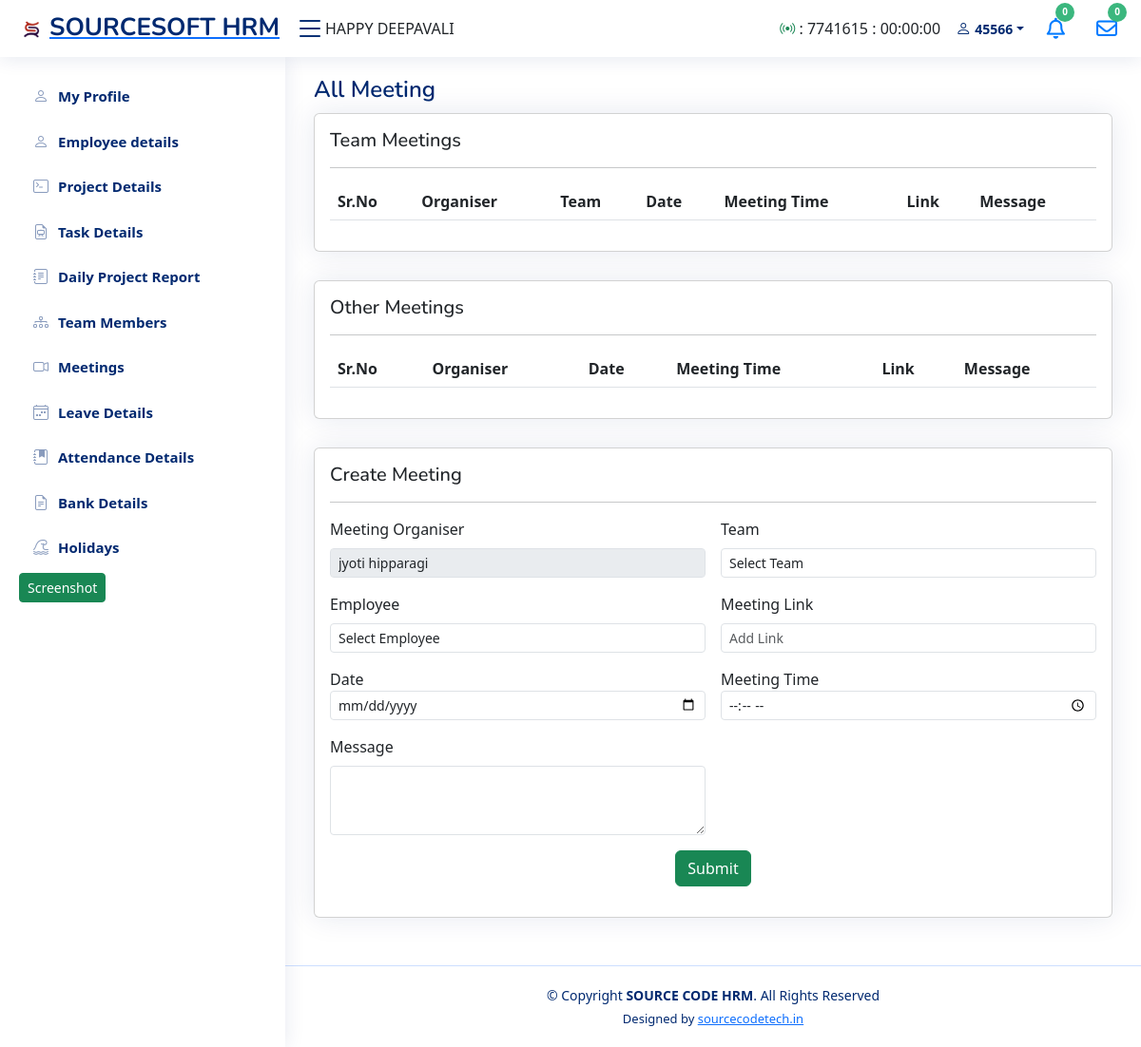
The app's page /sourcesoft/employee_dashboard/emp_meeting.php (signed in) with its own data.
### tables this page shows
CREATE TABLE `notice` (
  `id` int(11) NOT NULL,
  `notice` varchar(500) NOT NULL
);

CREATE TABLE `emp_details` (
  `id` int(90) NOT NULL,
  `fname` varchar(100) NOT NULL,
  `empid` varchar(50) NOT NULL,
  `email` varchar(50) NOT NULL,
  `phno` varchar(12) NOT NULL,
  `username` varchar(50) NOT NULL,
  `pass` varchar(50) NOT NULL,
  `department` varchar(50) NOT NULL,
  `position` varchar(50) NOT NULL,
  `proname` varchar(200) NOT NULL,
  `sdate` varchar(40) NOT NULL,
  `edate` varchar(40) NOT NULL,
  `man` varchar(50) NOT NULL,
  `jdate` varchar(10) NOT NULL,
  `bdate` varchar(10) NOT NULL,
  `add` varchar(200) NOT NULL,
  `edu` varchar(40) NOT NULL,
  `about` text NOT NULL,
  `skills` varchar(50) NOT NULL,
  `status` varchar(255) NOT NULL,
  `last_act` datetime NOT NULL,
  `twitter` varchar(100) NOT NULL,
  `facebook` varchar(100) NOT NULL,
  `instagram` varchar(100) NOT NULL,
  `linkedin` varchar(100) NOT NULL,
  `profile_pic` varchar(300) NOT NULL,
  `adhar_card` varchar(300) NOT NULL,
  `pan_card` varchar(300) NOT NULL
);

### sourcesoft/employee_dashboard/emp_meeting.php (the view, shortened to what this page needs)
<?php
include 'connection.php';
?>
<!DOCTYPE html>
<html lang="en">
<head>
    <link href="https://cdn.jsdelivr.net/npm/bootstrap@5.3.2/dist/css/bootstrap.min.css" rel="stylesheet">
    <link rel="stylesheet" href="https://cdnjs.cloudflare.com/ajax/libs/font-awesome/4.7.0/css/font-awesome.min.css">
    <link href="assets/vendor/bootstrap/css/bootstrap.min.css" rel="stylesheet">
    <link href="assets/vendor/bootstrap-icons/bootstrap-icons.css" rel="stylesheet">
    <link href="assets/vendor/boxicons/css/boxicons.min.css" rel="stylesheet">
    <link href="assets/vendor/quill/quill.snow.css" rel="stylesheet">
    <link href="assets/vendor/quill/quill.bubble.css" rel="stylesheet">
    <link href="assets/vendor/remixicon/remixicon.css" rel="stylesheet">
    <link href="assets/vendor/simple-datatables/style.css" rel="stylesheet">
    <link href="assets/css/style.css" rel="stylesheet">
    <link rel="stylesheet" href="https://cdn.jsdelivr.net/npm/sweetalert2@11.0.18/dist/sweetalert2.min.css">
</head>
<body>
    <?php include "include/header.php"; ?>
    <?php include "include/sidebar.php"; ?>
    <main id="main" class="main">
        <div class="pagetitle">
            <h1>All Meeting</h1>
        </div>
        <section class="section dashboard">
            <div class="row">
                <!DOCTYPE html>
                <html lang="en">
                <head>
                    <link href="https://cdn.jsdelivr.net/npm/bootstrap@5.3.0/dist/css/bootstrap.min.css" rel="stylesheet">
                </head>
                <section class="section">
                    <div class="row">
                        <div class="col-lg-12 col-md-12">
                            <div class="card">
                                <div class="card-body">
                                    <h5 class="">Team Meetings</h5>
                                    <hr>
                                    <div class="table-responsive">
                                        <table class="table datatable">
                                            <thead>
                                                <tr>
                                                    <th scope="col">Sr.No</th>
                                                    <th scope="col">Organiser</th>
                                                    <th scope="col">Team</th>
                                                    <th scope="col">Date</th>
                                                    <th scope="col">Meeting Time</th>
                                                    <th scope="col">Link</th>
                                                    <th scope="col">Message</th>
                                                </tr>
                                            </thead>
                                            <?php
                                            $fname = $show_data['fname'];
                                            ?>
                                        </table>
                                    </div>
                                </div>
                            </div>
                        </div>
                    </div>
                </section>
                <section class="section">
                    <div class="row">
                        <div class="col-lg-12 col-md-12">
                            <div class="card">
                                <div class="card-body">
                                    <h5 class="">Other Meetings</h5>
                                    <hr>
                                    <div class="table-responsive">
                                        <table class="table datatable">
                                            <thead>
                                                <tr>
                                                    <th scope="col">Sr.No</th>
                                                    <th scope="col">Organiser</th>
                                                    <th scope="col">Date</th>
                                                    <th scope="col">Meeting Time</th>
                                                    <th scope="col">Link</th>
                                                    <th scope="col">Message</th>
                                                </tr>
                                            </thead>
                                        </table>
                                    </div>
                                </div>
                            </div>
                        </div>
                    </div>
                </section>
                <body>
                    <div class="container">
                        <div class="card">
                            <div class="card-body">
                                <h5 class="">Create Meeting</h5>
                                <hr>
                                <form class="row g-3" action="#" method="POST">
                                    <div class="col-md-6">
                                        <label for="inputemail" class="form-label">Meeting Organiser</label>
                                        <input type="text" class="form-control form-control-sm" name="fname_" id="" placeholder="Add Link" value="<?php echo $fname; ?> " disabled>
                                    </div>
                                    <div class="col-md-6">
                                        <label for="" class="form-label">Team</label>
                                        <select class="form-control form-control-sm" name="team">
                                            <option selected disabled>Select Team</option>
                                        </select>
                                    </div>
                                    <div class="col-md-6">
                                        <label for="inputlname" class="form-label">Employee</label>
                                        <select id="inputrole" name="emp" class="form-control form-control-sm" required>
                                            <option selected disabled>Select Employee</option>
                                        </select>
                                    </div>
                                    <div class="col-md-6">
                                        <label for="inputemail" class="form-label">Meeting Link</label>
                                        <input type="text" class="form-control form-control-sm" name="link" id="" placeholder="Add Link" required autocomplete="off">
                                    </div>
                                    <div class="col-md-6">
                                        <label for="startDate" class="required">Date</label>
                                        <input type="date" class="form-control form-control-sm" name="date" required autocomplete="off" min="<?php echo date('Y-m-d'); ?>">
                                    </div>
                                    <div class="col-md-6">
                                        <label for="dueDate" class="required">Meeting Time</label>
                                        <input type="time" class="form-control form-control-sm" name="time" required autocomplete="off">
                                    </div>
                                    <div class="col-md-6">
                                        <label for="inputemail" class="form-label">Message</label>
                                        <textarea class="form-control form-control-sm" name="message" id="" cols="30" rows="3" required autocomplete="off"></textarea>
                                    </div>
                                    <center>
                                        <div class="col-md-6">
                                            <button type="submit" class="btn btn-success" name="submit">Submit</button>
                                        </div>
                                    </center>
                                </form>
                            </div>
                        </div>
                    </div>
                </body>
                </html>
            </div>
        </section>
    </main>
    <?php include "include/footer.php"; ?>
</body>
</html>

### sourcesoft/employee_dashboard/include/header.php (shortened to what this page needs)
<!DOCTYPE html>
<html lang="en">
<head>
    <link rel="stylesheet" href="https://cdnjs.cloudflare.com/ajax/libs/font-awesome/6.4.2/css/all.min.css"
 />
</head>
<?php
include('connection.php');
if (isset($_SESSION['start_time'])) {
    $currentTime = time();
    $startTime = $_SESSION['start_time'];
}
?>
<header id="header" class="header fixed-top d-flex align-items-center">
    <div class="d-flex align-items-center justify-content-between">
        <a href="emp_profile" class="logo d-flex align-items-center">
            <span class="d-none d-lg-block"><img src="assets\img\sourcesoft_logo.png" alt="SOURCESOFT">SOURCESOFT
                HRM</span>
        </a>
        <i class="bi bi-list toggle-sidebar-btn"></i>
    </div>
    <div>
        <marquee direction="left" behavior="scroll">
            <?php
   $query_result = mysqli_query($conn, "SELECT * FROM `notice`");
     while ($result = mysqli_fetch_array($query_result)) {
    ?>
            <?php echo $result['notice']; ?>&nbsp;&nbsp;&nbsp;&nbsp;&nbsp;&nbsp;
            <?php
    }
    ?>
        </marquee>
    </div>
    <nav class="header-nav ms-auto">
        <ul class="d-flex align-items-center">
            <?php $sessionDuration = $currentTime - $startTime;
            $formattedDuration = gmdate("H:i:s", $sessionDuration);
            ?>
            <?php $id = $_SESSION['session_id']; ?>
            <li>
                <div class="pt-3 pe-3">
                    <p>
                        <i class="bi bi-broadcast text-success"></i> : <?php echo "$id" ?> :
                        <?php echo "$formattedDuration" ?>
                    </p>
                </div>
            </li>
            <?php $user =  $_SESSION['auth_user'];
            $user_data = "SELECT * FROM emp_details WHERE username = '$user'";
            $result = mysqli_query($conn, $user_data);
            $show_data = mysqli_fetch_assoc($result);
            $empid = $show_data['empid'];
            ?>
            <li class="nav-item dropdown pe-3">
                <a class="nav-link nav-profile d-flex align-items-center pe-0" href="#" data-bs-toggle="dropdown">
                    <i class="bi bi-person"></i>
                    <span class="d-none d-md-block dropdown-toggle ps-1"><?php echo "$empid"; ?></span>
                </a>
            </li>
            <li class="nav-item">
    <a class="nav-link nav-icon" href="#" data-bs-toggle="dropdown">
        <div class="nav-item dropdown ms-2">
            <?php
            $id = $_SESSION['auth_user'];
            $orderSql = "SELECT * FROM assign_task WHERE status = 'To-Do' && emp_id = '$id' ";
            $orderQuery = mysqli_query($conn, $orderSql);
            $countOrder = mysqli_num_rows($orderQuery);
            ?>
            <span class="badge rounded-pill" style="height: 20px; width: 20px; font-size: 10px;">
                <?php echo $countOrder; ?></span>
            <?php if ($countOrder > 0) { ?>
                <a href='emp_task'> <i class="fa-solid fa-bell fa-shake fa-lg" style="color:#007bff;"></i></a>
            <?php } else { ?>
                <i class="fa-regular fa-bell" style="color:#007bff;"></i>
            <?php } ?>
        </div>
    </a>
</li>
<li class="nav-item">
    <a class="nav-link nav-icon" href="#" data-bs-toggle="dropdown">
        <div class="nav-item dropdown ms-2">
            <?php
            $orderSql = "SELECT * FROM project WHERE status = 'Not Started'";
            $orderQuery = mysqli_query($conn, $orderSql);
            $countOrder = mysqli_num_rows($orderQuery);
            ?>
            <span class="badge rounded-pill" style="height: 20px; width: 20px; font-size: 10px;">
                <?php echo $countOrder; ?></span>
            <?php if ($countOrder > 0) { ?>
                <a href='emp_project'> <i class="fa-solid fa-envelope fa-shake fa-lg" style="color: #007bff;"></i></a>
            <?php } else { ?>
                <i class="fa-regular fa-envelope" style="color: #007bff;"></i>
            <?php } ?>
        </div>
    </a>
</li>
        </ul>
    </nav>
</header>
</html>

### sourcesoft/employee_dashboard/assets/css/style.css (style rules this page uses)
:root { scroll-behavior: smooth; }
body { font-family: "Open Sans", sans-serif; background: #f6f9ff; color: #444444; }
a { color: #4154f1; text-decoration: none; }
h1, h2, h3, h4, h5, h6 { font-family: "Nunito", sans-serif; }
#main { margin-top: 60px; padding: 20px 30px; transition: all 0.3s; }
.pagetitle { margin-bottom: 10px; }
.pagetitle h1 { font-size: 24px; margin-bottom: 0; font-weight: 600; color: #012970; }
.card { margin-bottom: 30px; border: none; border-radius: 5px; box-shadow: 0px 0 30px rgba(1, 41, 112, 0.1); }
.card-body { padding: 0 20px 20px 20px; }
.logo { line-height: 1; }
@media (min-width: 1200px) { .logo { width: 280px; } }
.logo img { max-height: 26px; margin-right: 6px; }
.logo span { font-size: 26px; font-weight: 700; color: #012970; font-family: "Nunito", sans-serif; }
.header { transition: all 0.5s; z-index: 997; height: 60px; box-shadow: 0px 2px 20px rgba(1, 41, 112, 0.1); background-color: #fff; padding-left: 20px; }
.header .toggle-sidebar-btn { font-size: 32px; padding-left: 10px; cursor: pointer; color: #012970; }
.header-nav ul { list-style: none; }
.header-nav>ul { margin: 0; padding: 0; }
.header-nav .nav-icon { font-size: 22px; color: #012970; margin-right: 25px; position: relative; }
.header-nav .nav-profile { color: #012970; }
.header-nav .nav-profile span { font-size: 14px; font-weight: 600; }
@media (min-width: 1200px) { #main, #footer { margin-left: 300px; } }

### sourcesoft/employee_dashboard/include/header.php (style rules this page uses)
.rounded-pill { padding-right: .6em; padding-left: .6em; }
.badge { position: absolute; right: -10px; top: -16px; color: #ffffff; height: 8px; width: 8px; font-weight: 600; font-size: 8px; text-align: center; line-height: 17px; display: block; padding: 0; background-color: #3BB77E; }

### records on screen
notice: notice "HAPPY DEEPAVALI"
emp_details: empid "45566", fname_ "jyoti hipparagi"

### other values on screen
$id "7741615"
$formattedDuration "00:00:00"
$countOrder "0"
